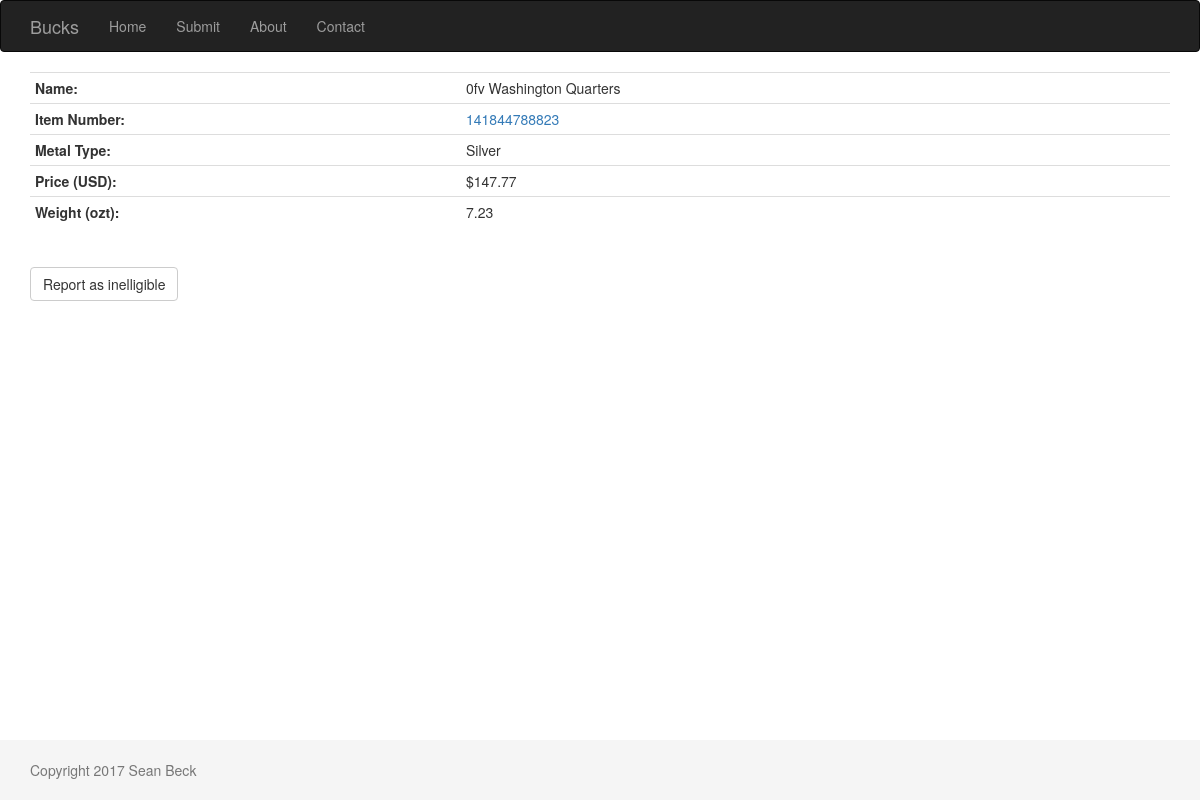
The app's page /item/35 with its own data.
### deals/models.py (models this page shows, shortened)
class Item(db.Model):
    id = db.Column(db.Integer, primary_key=True)
    ebay_id = db.Column(db.Integer, unique=True)
    name = db.Column(db.String)
    price = db.Column(db.Float)
    weight = db.Column(db.Float)
    metal = db.Column(db.String)
    picture = db.Column(db.LargeBinary)
    reported = db.Column(db.Boolean, default=False)

### deals/views.py (the view, shortened to what this page needs)
@deals_blueprint.route('/item/<int:item_id>', methods=['GET', 'POST'])
def item(item_id):
    i = Item.query.get(item_id)
    if i is None:
        abort(404)
    spot = Spot.query.filter_by(name=i.metal).first()
    return render_template('item.html', item=i, spot=spot)

### deals/templates/item.html
{% extends "base.html" %}
{% set active_page="items" %}
{% block page_content %}
<table class="table table-hover table-condensed table-responsive">
    <tr><td><b>Name: </b></td><td>{{ item.name }}</td></tr>
    <tr><td><b>Item Number: </b></td><td><a href="https://www.ebay.com/itm/{{ item.ebay_id }}">{{ item.ebay_id }}</a></td></tr>
    <tr><td><b>Metal Type: </b></td><td>{{ item.metal|capitalize }}</td></tr>
    <tr><td><b>Price (USD): </b></td><td>${{ item.price }}</td></tr>
    <tr><td><b>Weight (ozt): </b></td><td>{{ item.weight }}</td></tr>
</table>
<br>
<form action="" method="POST" class="form" role="form">
    <input type="submit" class="btn btn-default" name="submit" value="Report as inelligible" id="submit"></input>
</form>
{% endblock %}

### deals/static/css/style.css (style rules this page uses)
html { position: relative; min-height: 100%; }
body { margin-bottom: 60px; }

### records on screen
Item: name "0fv Washington Quarters", ebay_id "141844788823", metal "Silver", price "147.77", weight "7.23"

### other values on screen
{{ caption|e }} "Home" "Submit" "About" "Contact"
